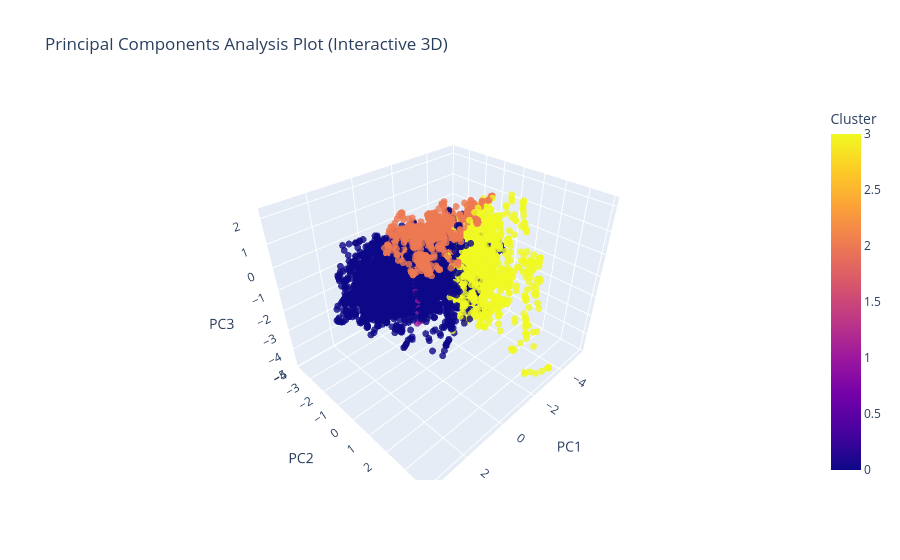

Notebook code cell kept with this figure:
### Code cell
labels = km_model.labels_

fig = px.scatter_3d(
    x=Z[:, 0],
    y=Z[:, 1],
    z=Z[:, 2],
    color=labels,
    labels={'x': 'PC1', 'y': 'PC2', 'z': 'PC3', 'color': 'Cluster'},
    title='Principal Components Analysis Plot (Interactive 3D)',
    opacity=0.8,
)
fig.update_traces(marker=dict(size=4))
fig.show()

### Figure 1 — Plotly figure (JSON) as saved in the notebook; plotly's stock layout.template omitted (floating-point values rounded to 4 significant figures; data arrays with more than 128 entries replaced by an {"elided": "..."} marker saying what was removed)
{"data": [{"hovertemplate": "PC1=%{x}<br>PC2=%{y}<br>PC3=%{z}<br>Cluster=%{marker.color}<extra></extra>", "legendgroup": "", "marker": {"color": {"elided": "8883 int values"}, "coloraxis": "coloraxis", "opacity": 0.8, "size": 4, "symbol": "circle"}, "mode": "markers", "name": "", "scene": "scene", "showlegend": false, "type": "scatter3d", "x": {"elided": "8883 float values"}, "y": {"elided": "8883 float values"}, "z": {"elided": "8883 float values"}}], "layout": {"coloraxis": {"colorbar": {"title": {"text": "Cluster"}}, "colorscale": [[0, "#0d0887"], [0.1111, "#46039f"], [0.2222, "#7201a8"], [0.3333, "#9c179e"], [0.4444, "#bd3786"], [0.5556, "#d8576b"], [0.6667, "#ed7953"], [0.7778, "#fb9f3a"], [0.8889, "#fdca26"], [1, "#f0f921"]]}, "legend": {"tracegroupgap": 0}, "scene": {"domain": {"x": [0, 1], "y": [0, 1]}, "xaxis": {"title": {"text": "PC1"}}, "yaxis": {"title": {"text": "PC2"}}, "zaxis": {"title": {"text": "PC3"}}}, "title": {"text": "Principal Components Analysis Plot (Interactive 3D)"}}}
